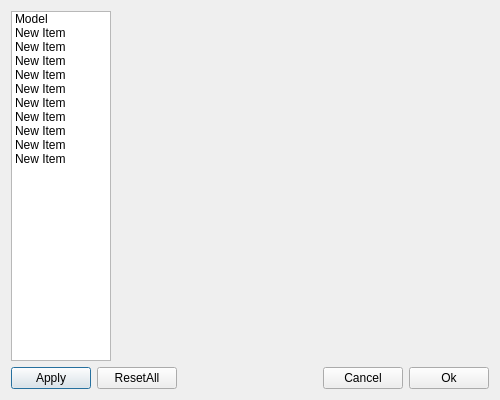
<?xml version="1.0" encoding="UTF-8"?>
<ui version="4.0">
 <class>Preferences</class>
 <widget class="QDialog" name="Preferences">
  <property name="geometry">
   <rect>
    <x>0</x>
    <y>0</y>
    <width>500</width>
    <height>400</height>
   </rect>
  </property>
  <property name="minimumSize">
   <size>
    <width>500</width>
    <height>400</height>
   </size>
  </property>
  <property name="maximumSize">
   <size>
    <width>500</width>
    <height>400</height>
   </size>
  </property>
  <property name="windowTitle">
   <string>WIkiMaker - Preferences</string>
  </property>
  <layout class="QGridLayout" name="gridLayout">
   <item row="0" column="0">
    <layout class="QVBoxLayout" name="verticalLayout">
     <item>
      <layout class="QHBoxLayout" name="horizontalLayout">
       <item>
        <widget class="QListWidget" name="listWidget">
         <property name="minimumSize">
          <size>
           <width>100</width>
           <height>0</height>
          </size>
         </property>
         <property name="maximumSize">
          <size>
           <width>100</width>
           <height>16777215</height>
          </size>
         </property>
         <item>
          <property name="text">
           <string>Model</string>
          </property>
         </item>
         <item>
          <property name="text">
           <string>New Item</string>
          </property>
         </item>
         <item>
          <property name="text">
           <string>New Item</string>
          </property>
         </item>
         <item>
          <property name="text">
           <string>New Item</string>
          </property>
         </item>
         <item>
          <property name="text">
           <string>New Item</string>
          </property>
         </item>
         <item>
          <property name="text">
           <string>New Item</string>
          </property>
         </item>
         <item>
          <property name="text">
           <string>New Item</string>
          </property>
         </item>
         <item>
          <property name="text">
           <string>New Item</string>
          </property>
         </item>
         <item>
          <property name="text">
           <string>New Item</string>
          </property>
         </item>
         <item>
          <property name="text">
           <string>New Item</string>
          </property>
         </item>
         <item>
          <property name="text">
           <string>New Item</string>
          </property>
         </item>
        </widget>
       </item>
       <item>
        <widget class="QStackedWidget" name="stackedWidget">
         <widget class="QWidget" name="page"/>
         <widget class="QWidget" name="page_2"/>
        </widget>
       </item>
      </layout>
     </item>
     <item>
      <layout class="QHBoxLayout" name="horizontalLayout_2">
       <item>
        <widget class="QPushButton" name="applyButton">
         <property name="text">
          <string>Apply</string>
         </property>
        </widget>
       </item>
       <item>
        <widget class="QPushButton" name="resetAllButton">
         <property name="text">
          <string>ResetAll</string>
         </property>
        </widget>
       </item>
       <item>
        <spacer name="horizontalSpacer">
         <property name="orientation">
          <enum>Qt::Horizontal</enum>
         </property>
         <property name="sizeHint" stdset="0">
          <size>
           <width>20</width>
           <height>20</height>
          </size>
         </property>
        </spacer>
       </item>
       <item>
        <widget class="QPushButton" name="cancelButton">
         <property name="text">
          <string>Cancel</string>
         </property>
        </widget>
       </item>
       <item>
        <widget class="QPushButton" name="okButton">
         <property name="text">
          <string>Ok</string>
         </property>
        </widget>
       </item>
      </layout>
     </item>
    </layout>
   </item>
  </layout>
 </widget>
 <resources/>
 <connections/>
</ui>
